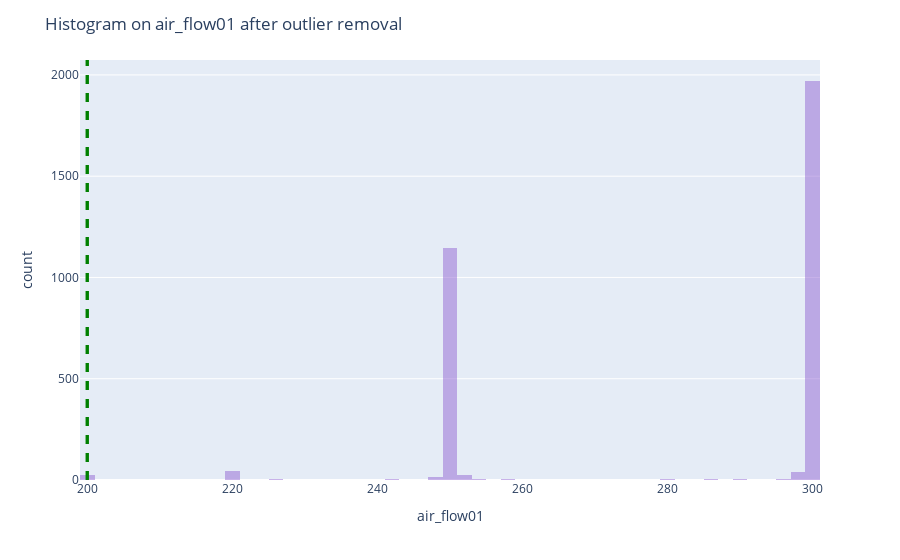

Notebook code for this chart:
### Code cell
print(f"{variable_name} variable should be between ({range_min}, {range_max})")

fig = reporting.charts.primitives.plot_histogram(
    data=post_remove_outliers,
    x=variable_name,
    title=f"Histogram on {variable_name} after outlier removal",
)

# Add range_min, range_max on the plot
fig.add_vline(x=range_min, line_width=3, line_dash="dash", line_color="green")
fig.add_vline(x=range_max, line_width=3, line_dash="dash", line_color="green")

fig.show()

### Figure 1 — Plotly figure (JSON) as saved in the notebook; plotly's stock layout.template omitted (floating-point values rounded to 4 significant figures; data arrays with more than 128 entries replaced by an {"elided": "..."} marker saying what was removed)
{"data": [{"alignmentgroup": "True", "bingroup": "x", "hovertemplate": "air_flow01=%{x}<br>count=%{y}<extra></extra>", "legendgroup": "", "marker": {"color": "#9267D3", "opacity": 0.5, "pattern": {"shape": ""}}, "name": "", "offsetgroup": "", "orientation": "v", "showlegend": false, "type": "histogram", "x": {"elided": "4257 float values"}, "xaxis": "x", "yaxis": "y"}], "layout": {"barmode": "overlay", "legend": {"tracegroupgap": 0}, "margin": {"t": 60}, "shapes": [{"line": {"color": "green", "dash": "dash", "width": 3}, "type": "line", "x0": 200, "x1": 200, "xref": "x", "y0": 0, "y1": 1, "yref": "y domain"}, {"line": {"color": "green", "dash": "dash", "width": 3}, "type": "line", "x0": 200, "x1": 200, "xref": "x", "y0": 0, "y1": 1, "yref": "y domain"}], "title": {"text": "Histogram on air_flow01 after outlier removal"}, "xaxis": {"anchor": "y", "domain": [0, 1], "title": {"text": "air_flow01"}}, "yaxis": {"anchor": "x", "domain": [0, 1], "title": {"text": "count"}}}}
